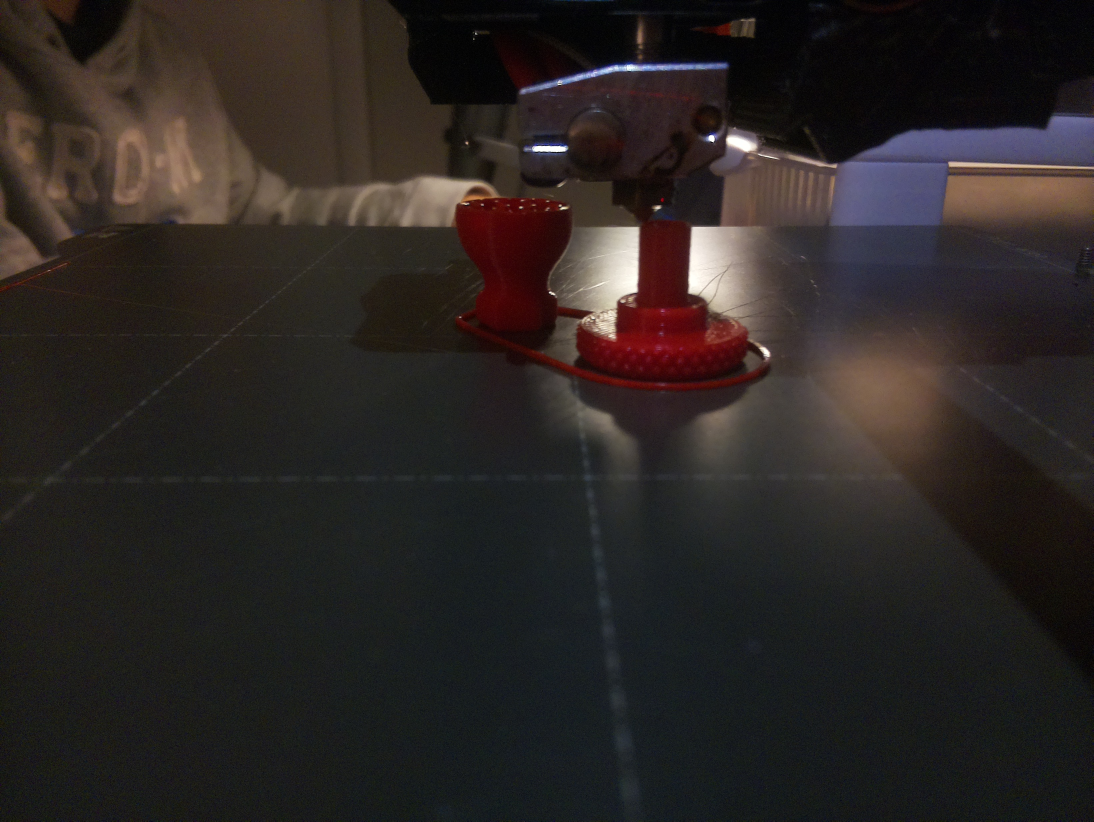
#> input picture data_processing/prusa.jpg, 3280 x 2464 px (shown at 1/3 size); its folder holds only this picture in this run
$ python -i crop_bounds.py   (imports and definitions only)
#> lines starting #> are read from the running program, lines starting #| are printed output that depends on the picture
# Title: crop_bounds.py
# Purpose: To determine the correct cropping region for a print instance.
# Author: Cameron Palmer, campalme@clarkson.edu
# Last Modified: October 31st, 2022
#
# Code modified from https://pyimagesearch.com/2015/03/09/capturing-mouse-click-events-with-python-and-opencv/


import cv2
import json
import numpy as np
import os

FOLDER = 'E:/automation_dataset/images/ender_91'
IMG_EXT = '.jpg'
IMAGES_TO_CHECK = 5 # The number of images to take cropping data from. These are chosen randomly.
FINAL_CROP = 350    # Final size of square crop in pixels
OUTPUT_JSON = '_center.json'

SCALE = 4


refPt = []
cropped = False
ims = None
def click_and_crop(event, x, y, flags, param):
    global refPt, cropped
    # if the left mouse button was clicked, record the starting
    # (x, y) coordinates and indicate that cropping is being
    # performed

    if not cropped:
        if event == cv2.EVENT_LBUTTONDOWN:
            refPt = [(x, y)]

        # check to see if the left mouse button was released
        elif event == cv2.EVENT_LBUTTONUP:
            # record the ending (x, y) coordinates and indicate that
            # the cropping operation is finished
            refPt.append((x, y))
            cropped = True
            # draw a rectangle around the region of interest
            cv2.rectangle(ims, refPt[0], refPt[1], (0, 255, 0), 2)
            cv2.imshow("image", ims)
            # construct the argument parser and parse the arguments

def crop(img_path):
#> called with img_path = '../data_processing/prusa.jpg'
    global refPt, cropped
    # load the image, clone it, and setup the mouse callback function
    image = cv2.imread(img_path)
#> image is the input picture: shape (2464, 3280, 3); mean B, G, R 36.3, 38.1, 43.8
    clone = image.copy()
    cv2.namedWindow("image")
    cv2.setMouseCallback("image", click_and_crop)
    global ims
    ims = cv2.resize(image, (image.shape[1]//SCALE, image.shape[0]//SCALE))
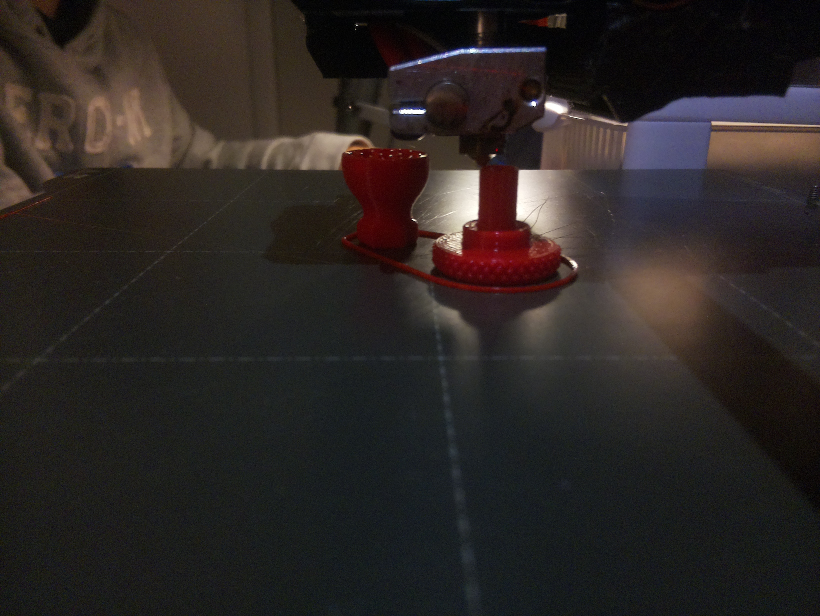
#> ims: shape (616, 820, 3); mean B, G, R 36.4, 38.3, 44
    cv2.imshow("image", ims)
    # keep looping until the 'q' key is pressed
    while True:
        # display the image and wait for a keypress
        key = cv2.waitKey(1) & 0xFF
#> (key Esc is pressed here)
        # if the 'r' key is pressed, reset the cropping region
        if key == ord("r"):
            image = clone.copy()
            ims = cv2.resize(image, (image.shape[1]//SCALE, image.shape[0]//SCALE))
            refPt = []
            cv2.imshow("image", ims)
            cropped = False

        # if 'c' key is pressed, confirm crop
        elif key == ord("c") and refPt != []:
            if len(refPt) == 2:
                roi = clone[refPt[0][1]*4:refPt[1][1]*SCALE, refPt[0][0]*4:refPt[1][0]*SCALE]
                cv2.imshow("ROI", roi)
            else:
                continue
            while True:
                key = cv2.waitKey(1) & 0xFF
                if key == ord("c"):
                    cv2.destroyAllWindows()
                    corners = [(x*SCALE, y*SCALE) for (x,y) in refPt]
                    refPt = []
                    cropped = False
                    ims = None
                    return corners
                elif key == ord("r"):
                    cv2.destroyWindow("ROI")
                    image = clone.copy()
                    ims = cv2.resize(image, (image.shape[1]//SCALE, image.shape[0]//SCALE))
                    refPt = []
                    cv2.imshow("image", ims)
                    break


# [51 lines not run here, left out]


>>> result = crop('../data_processing/prusa.jpg')
